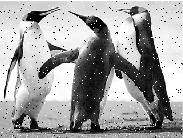
%> input picture entrega2/3-filtros_frecuencia/penguin.png, 183 x 138 px
$ octave ideal_bajo.m   (GNU Octave 9; MATLAB toolbox functions it lacks are replaced by stand-ins)
%> lines starting %> are read from the running program, lines starting %| are printed output that depends on the picture
pkg load image;

% Filtro Ideal (Paso Bajo)
clc; clear; close all;
I = imread('penguin.png');
%> I is the input picture: size 138x183 uint8; min 0, max 255, mean 159.4
subplot(2, 2, 1);
imshow(I);
title('Imagen original');
I = im2double(I);
%> I: size 138x183 double

% Almacenar tamaño de la imagen
[M, N] = size(I);
%> M = 138; N = 183

% Calcular DFT-2D
F = fft2(I);
subplot(2, 2, 2);
imshow(log(1+abs(F)), []);
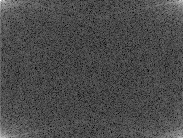
%> displayed picture: size 138x183, on the screen's scale of 0 to 255; min 0, max 255, mean 74.9
title('DFT-2D');

% Frecuencia de corte
D0 = 30;

% Calcular matriz de distancia
u = 0:(M-1);
%> u = 138 values from 0 to 137
idx = find(u>M/2);
%> idx = 68 values from 71 to 138
u(idx) = u(idx)-M;
v = 0:(N-1);
%> v = 183 values from 0 to 182
idy = find(v>N/2);
%> idy = 91 values from 93 to 183
v(idy) = v(idy)-N;

[V, U] = meshgrid(v, u);

D = sqrt(U.^2+V.^2);

% Filtro ideal
H = D <= D0;

% Convolución
G = H.*F;

# Graficar DFT-2D filtrado
subplot(2, 2, 3);
imshow(log(1+abs(fftshift(G))), [])
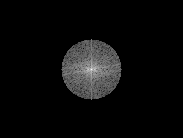
%> displayed picture: size 138x183, on the screen's scale of 0 to 255; min 0, max 255, mean 11.2
title('DFT-2D con el filtro ideal')

% Graficar imagen resultante
output_image = real(ifft2(G));
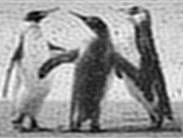
%> output_image: size 138x183 double; min -0.132, max 1.15, mean 0.625; drawn with min black and max white
subplot(2, 2, 4);
imshow(output_image);
title('Imagen con el filtro ideal');
